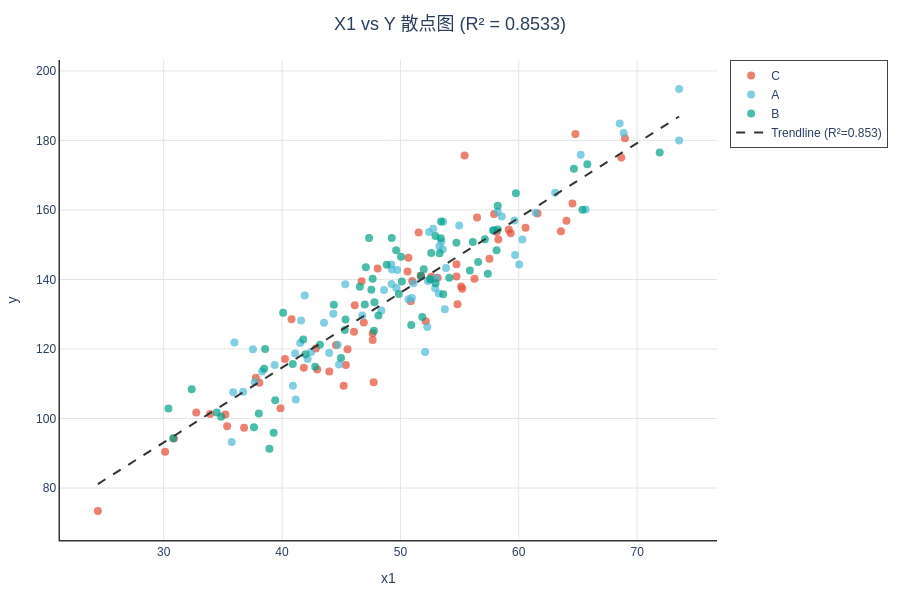

Notebook code cell kept with this figure:
### Code cell
# 5.2 散点图
print("散点图（scatter_plot）")
fig = viz.scatter_plot(
    df_clean,
    x="x1",
    y="y",
    color="group",
    title="X1 vs Y 散点图",
    show_trendline=True,
)
fig.show()
